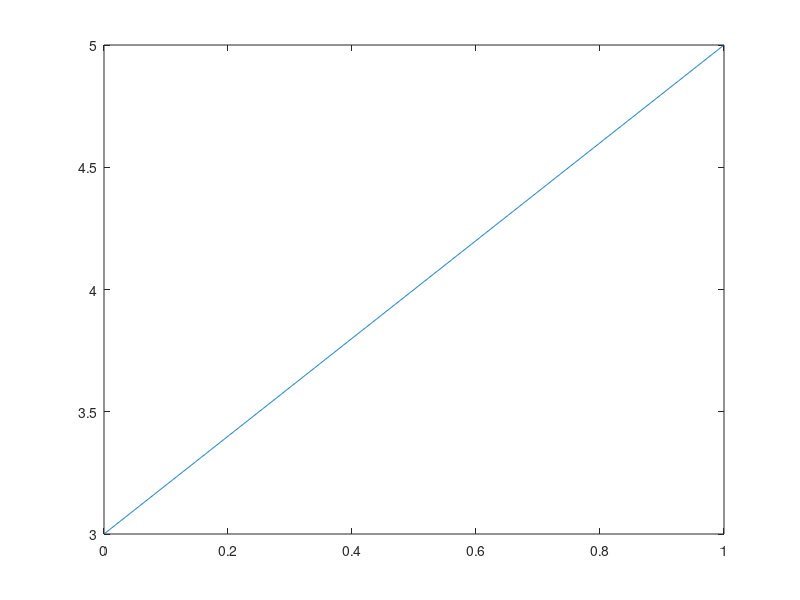
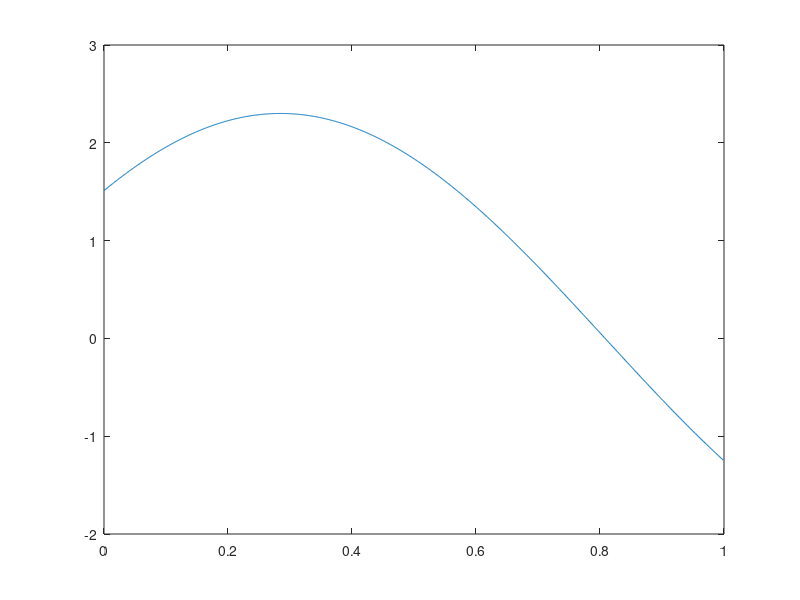
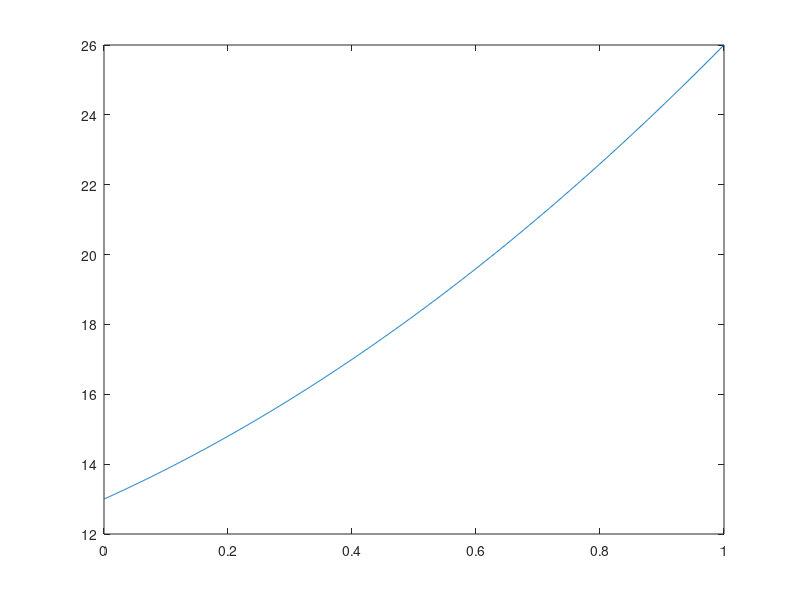

These figures' MATLAB source, in order:
% 1. Define Parameters
Fs = 1000;            % Sampling frequency (Hz)
T = 1/Fs;             % Sampling period
L = 1000;             % Length of signal
t = (0:L-1)*T;        % Time vector
ff = 2*3.14159./t;


%Draw a line
A = 2;
B = 3;
y = A*t + B;

figure
plot(t,y)

%1 A = 10, B = 1
%2 A = 5, B = 1.5
%3 A = 2, B = 3

%Draw a sinusoidal curve
AA = 2.3;
w = 3;
C = 7;
yy = AA*sin(w*t+C);

figure
plot(t,yy)

%1 AA = 2, w = 5, C = 0
%2 AA = 3, w = 9, C = -4
%3 AA = 2.3, w = 3, C = 7

%Draw a quadratic curve
AAA = 5;
BBB = 8;
CCC = 13;
yyy = AAA.*t.*t + BBB*t + CCC;

figure
plot(t,yyy)

%1 AAA = 1, BBB = 2, CCC = 3
%2 AAA = 5, BBB = 8, CCC = 13
